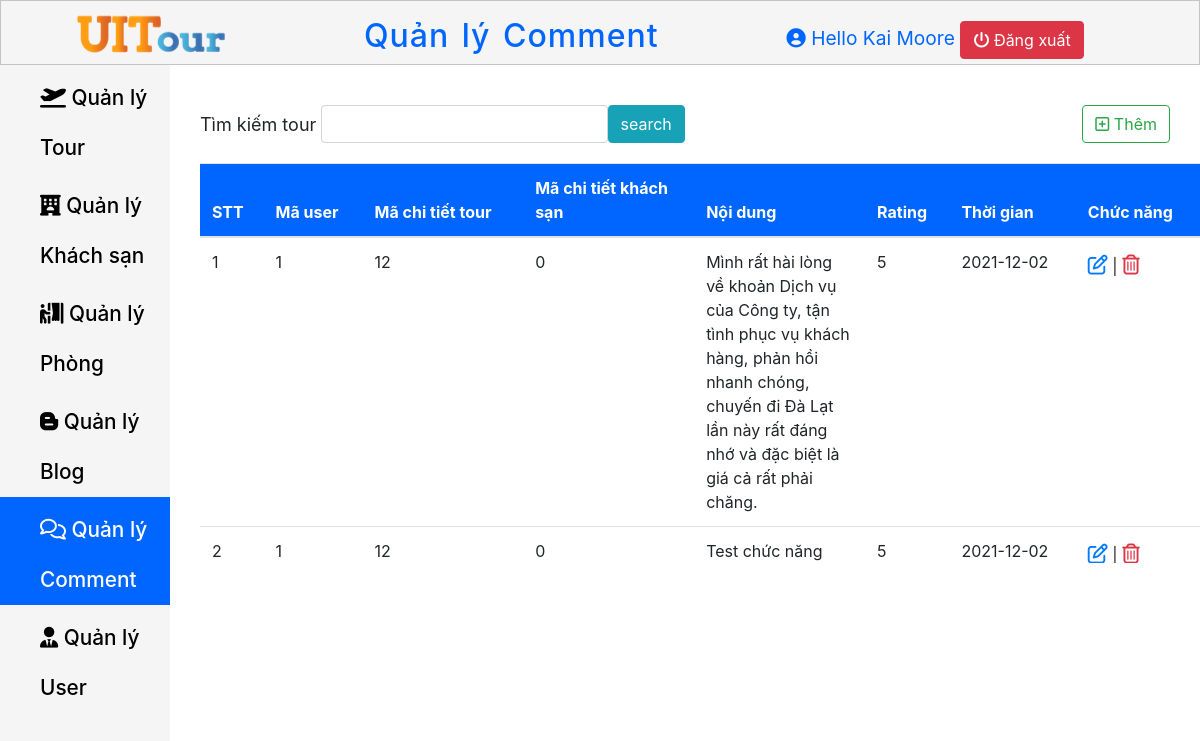
/Page-Admin/QuanLyComment.php (signed in), run on the app's committed database.
### tables this page shows
CREATE TABLE `evaluate` (
  `Evaluate_Id` int(11) NOT NULL,
  `User_Id` int(11) NOT NULL,
  `CT_Tour_Id` int(11) NOT NULL,
  `CT_Hotel_Id` int(11) NOT NULL,
  `Content` text NOT NULL,
  `Rating` int(11) DEFAULT NULL,
  `Time` date DEFAULT NULL
);

### Page-Admin/session_dangnhap.php (called while the page is built, shortened)
<?php
    if (isset($_SESSION['FullName']) && $_SESSION['FullName']){
        $adminName = $_SESSION['FullName'];
    }
    else {
        header("location:DangNhap.php");
    }
?>

### Page-Admin/QuanLyComment.php (the view, shortened to what this page needs)
<?php require"session_dangnhap.php"; ?>
<?php
    $host = "localhost";
    $host_user ="root";
    $host_password = "";
    $database = "ie104.m12";
    $port = "8111";
    $conn = new mysqli($host, $host_user, $host_password, $database, $port);
    if(isset($_POST["search"]))
    {
        $result = $_POST["search"];
        $sql = "SELECT * FROM evaluate WHERE 'User_Id' Like '%$result%'";
    }
    else
        $sql = "SELECT * from evaluate";
    $kq = $conn->query($sql);
?>
<!DOCTYPE html>
<html lang="en">
<head>
    <link rel="stylesheet" href="Navbar.css">
    <link rel="stylesheet" href="Content.css">
    <link rel="stylesheet" href="https://cdn.jsdelivr.net/npm/bootstrap@4.5.3/dist/css/bootstrap.min.css">
    <link rel="stylesheet" href="https://cdnjs.cloudflare.com/ajax/libs/font-awesome/6.0.0-beta3/css/all.min.css" />
</head>
<body>
    <header class="header-container">
        <div class="header-container__logo">
            <a href="../Page-Admin/TrangChu.php">
                <img src="../Trangchu/File/logo_header.png" alt="UITour">
            </a>
        </div>
        <h2 class="header-container__Title">
            Quản lý Comment
        </h2>
        <div class="header-container__profile">
            <i class="fas fa-user-circle"></i>
            <span>Hello <?php echo $adminName; ?></span>
            <a href="../Page-Admin/DangNhap.php" class="btn btn-danger"> <i class="fas fa-power-off"></i> Đăng xuất</a>
        </div>
    </header>
    <main class="main">
        <nav class="nav-links">
            <ul class="nav-links__ul">
                <li class="nav-links__li ">
                    <a href="../Page-Admin/QuanLyTour.php" class=" nav-links__a">
                        <i class="fas fa-plane-departure "></i>  Quản lý Tour
                    </a>
                </li>
                <li class="nav-links__li">
                    <a href="../Page-Admin/QuanLyKhachSan.php" class=" nav-links__a">
                        <i class="fas fa-hotel"></i></i>  Quản lý Khách sạn
                    </a>
                </li>
                <li class="nav-links__li">
                    <a href="../Page-Admin/QuanLyPhong.php" class=" nav-links__a">
                        <i class="fas fa-person-booth"></i>  Quản lý Phòng
                    </a>
                </li>
                <li class="nav-links__li ">
                    <a href="../Page-Admin/QuanLyBlog.php" class=" nav-links__a ">
                        <i class="fab fa-blogger-b"></i></i>  Quản lý Blog
                    </a>
                </li>
                <li class="nav-links__li active--css">
                    <a href="../Page-Admin/QuanLyComment.php" class=" nav-links__a active--css">
                        <i class="far fa-comments"></i></i></i>  Quản lý Comment
                    </a>
                </li>
                <li class="nav-links__li " >
                    <a href="../Page-Admin/QuanLyUser.php" class=" nav-links__a ">
                        <i class="fas fa-user-tie"></i></i></i>  Quản lý User
                    </a>
                </li>
            </ul>
        </nav>
        <section>
            <div class="search-create" >
                <form action="" class="col-md-10" method="post">
                    <div class="form-inline col-md-9">
                        <label for="User_Id" class="control-label" style="margin-right: 5px;">Tìm kiếm tour</label>
                        <input type="text" name="search" class="form-control col-md-6">
                        <input type="submit" class="btn btn-info" name="submit" value="search">
                    </div>
                </form>
                <div>
                    <a href="../Page-Admin/ThemCmt.php" class="btn btn-outline-success"><i class="far fa-plus-square"></i> Thêm</a>
                </div>
            </div>
            <div class="table-overflow">
                <table class="table table-hover">
                    <thead>
                        <tr>
                            <th>STT</th>
                            <th>Mã user</th>
                            <th>Mã chi tiết tour</th>
                            <th>Mã chi tiết khách sạn</th>
                            <th>Nội dung</th>
                            <th>Rating</th>
                            <th>Thời gian</th>
                            <th>Chức năng</th>
                        </tr>
                    </thead>
                    <tbody>
                        <?php while($row = $kq->fetch_assoc()) { ?>
                            <tr>
                                <td class="counterCell"></td>
                                <td><?php echo $row["User_Id"] ?></td>
                                <td><?php echo $row["CT_Tour_Id"] ?></td>
                                <td><?php echo $row["CT_Hotel_Id"] ?></td>
                                <td><?php echo $row["Content"] ?></td>
                                <td><?php echo $row["Rating"] ?></td>
                                <td><?php echo $row["Time"] ?></td>
                                <td>
                                    <a  href="../Page-Admin/SuaCmt.php?id=<?php echo $row["Evaluate_Id"] ?>" style="font-size: 20px;" ><i class="far fa-edit"></i></a> |
                                    <a href="../Page-Admin/XoaCmt.php?id=<?php echo $row["Evaluate_Id"] ?>" style="font-size: 20px; " class="text-danger" onclick="return confirm('Bạn chắn chắn xóa chứ?')"><i class="far fa-trash-alt"></i></a>
                                </td>
                            </tr>
                        <?php } ?>
                    </tbody>
                </table>
            </div>
        </section>
    </main>
</body>
</html>

### Page-Admin/Navbar.css (style rules this page uses)
* { margin: 0; padding: 0; box-sizing: border-box; }
body { font-size: 15px; }
html { font-family: Arial, Helvetica, sans-serif; }
.header-container .header-container__logo img { margin-left: 3em; }
.header-container { display: flex; justify-content: space-between; align-items: center; width: 100%; max-height: 65px; position: fixed; top: 0; z-index: 10; background-color: #f5f5f5; border: 1px solid #c4c4c4; }
.header-container .header-container__Title { word-spacing: 3px; letter-spacing: 1px; margin-top: 15px; color: #0066FF; }
.header-container .header-container__profile { font-size: 1.2em; margin-right: 6em; margin-top: 15px; color: #0066FF; }
.main { margin-top: 65px; display: flex; width: 100%; }
.nav-links { width: 300px; height: 1000px; }
.nav-links__li { background-color: #f5f5f5; line-height: 50px; display: block; }
.nav-links__a { text-decoration: none; padding-top: 8px; color: #000; display: block; padding-left: 40px; font-weight: 500; font-size: 1.3em; }
.nav-links__ul { height: 100%; background-color: #f5f5f5; }
.active--css { background-color: #0066FF; color: #fff; }

### Page-Admin/Content.css (style rules this page uses)
* { margin: 0; padding: 0; box-sizing: border-box; }
body { font-size: 15px; max-width: 1500px; overflow-x: auto; }
label { font-size: 18px; }
.search-create { display: flex; width: 1000px; justify-content: space-between; margin-top: 40px; }
table thead tr { position: sticky; top: 0; background-color: #0066FF; color: #fff; }
.table-overflow { width: 1000px; height: 400px; margin-left: 30px; overflow-y: auto; margin-top: 20px; }
.table-overflow th, td { max-width: 150px; word-wrap: break-word; }
table { counter-reset: tableCount; }
.counterCell::before { content: counter(tableCount); counter-increment: tableCount; }

### data on the page
evaluate: User_Id "1", CT_Tour_Id "12", CT_Hotel_Id "0", Content "Mình rất hài lòng về khoản Dịch vụ của Công ty, tận tình phục vụ khách hàng, phản hồi nhanh chóng, chuyến đi Đà Lạt lần này rất đáng nhớ và đặc biệt là giá cả rất phải chăng.", Rating "5", Time "2021-12-02"
evaluate: User_Id "1", CT_Tour_Id "12", CT_Hotel_Id "0", Content "Test chức năng…", Rating "5", Time "2021-12-02"

### other printed values
$adminName "Kai Moore"
